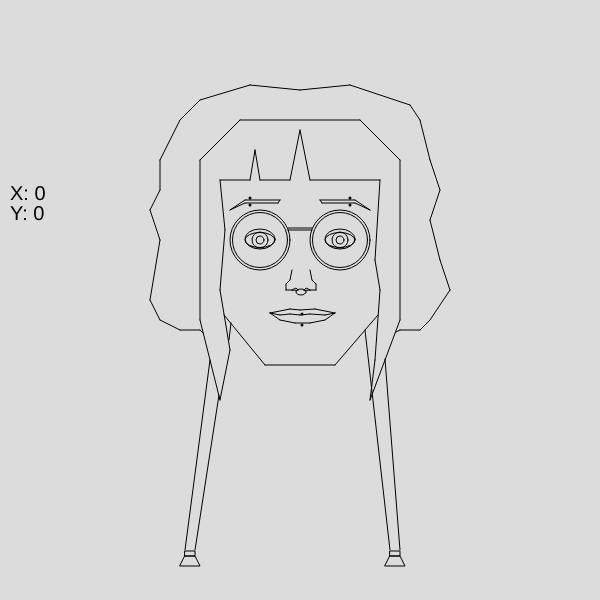
Frame 1 (no input)
Frame 60 (no input): identical to frame 1, image omitted
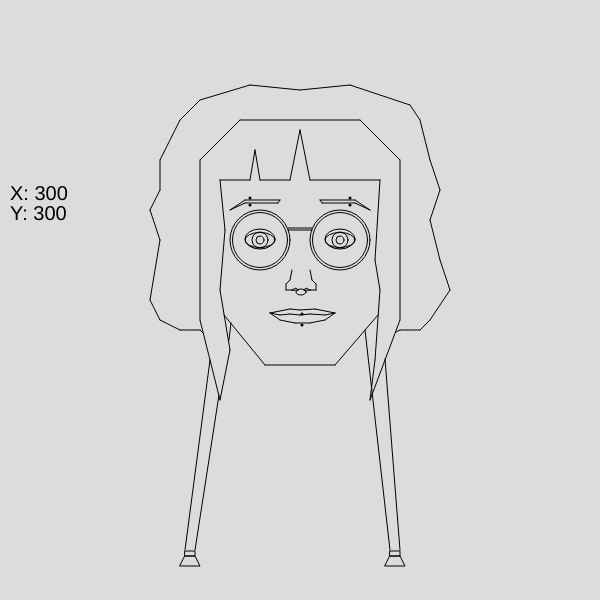
Frame 120 (the mouse pressed at the canvas centre since frame 60)

The p5.js sketch that drew these frames (run headless with seeded random() and noise() and a simulated clock; from frame 60 on, the mouse is pressed at the canvas centre):

// p5.js sketch
// ── sketch.js
var x = 100;
var y = 100;

function setup() {
  createCanvas(600,600);
}

function draw() {
  background(220);
  strokeWeight(1);

  //MOUSE COORDS
  fill (0);
  textSize(20);
  text("X: " + mouseX,10,200 );
  text("Y: " + mouseY,10,220 );

  noFill();

  //HAIR BACK LEFT  
  line(300,90,250,85);
  line(250,85,200,100);
  line(200,100,180,120);
  line(180,120,160,160);
  line(160,160,160,190);
  line(160,190,150,210);
  line(150,210,160,240);
  line(160,240,150,300);
  line(150,300,160,320);
  line(160,320,180,330);
  line(180,330,200,330);
  line(200,330,203,333);


  //HAIR BACK RIGHT  
  line(300,90,350,85);
  line(350,85,410,105);
  line(410,105,420,120);
  line(420,120,430,160);
  line(430,160,440,190);
  line(440,190,430,220);
  line(430,220,440,260);
  line(440,260,450,290);
  line(450,290,430,320);
  line(430,320,420,330);
  line(420,330,400,330);
  line(400,330,396,332);

  //BRAIDS
  line(365,330,390,550);
  line(385,359,400,550);

  line(219,395,195,550);
  line(210,360,185,550);

  line(231,323,229,340)

  rect(185,551,10,5);
  rect(390,551,10,5);

  quad(185,556,195,556,200,566,180,566);
  quad(390,556,400,556,405,566,385,566);


  //HEAD
  line(240, 120, 360, 120);
  line(200, 160, 200, 320);

  line(400, 160, 400, 320);
  line(265, 365, 335, 365);

  line(240,120,200,160);
  line(360,120,400,160);

  line(224,315,265,365)
  line(335,365,378,315)

  //line(230,350,265,370)
  //line(335,370,376,342)

  //NOSE
  line(310,270,312,280);
  line(312,280,316,284);
  line(316,284,316,290);
  line(316,290,310,290);

  line(292,270,290,280);
  line(290,280,286,284);
  line(286,284,286,290);
  line(286,290,292,290);

  triangle(292,290,296,288,298,290);
  triangle(310,290,306,288,304,290);

  // circle(301,291,9)
  ellipse(301,292,10,6)

  

  //GLASSES
  circle (260,240,60);
  circle (340,240,60);
  circle (260,240,55);
  circle (340,240,55);

  line(288,230,312,230);
  line(288,228,312,228);
 

  //EYES
  ellipse(260,240,30,15);
  ellipse(340,240,30,15);
  ellipse(260,239,30,20);
  ellipse(340,239,30,20);

  circle(260,240,16);
  circle(340,240,16);
  circle(260,240,8);
  circle(340,240,8);
  

 

  //MOUTH

  line(300,315,310,314);
  line(310,314,325,315);
  line(325,315,335,313);
  line(335,313,325,320);
  line(325,320,310,323);

  line(300,315,290,314);
  line(290,314,280,315);
  line(280,315,270,313);
  line(270,313,280,320);
  line(280,320,295,323);
  line(295,323,310,323);

  line(300,310,290,309);
  line(290,309,270,313);

  line(300,310,315,309);
  line(315,309,335,313);
 



  //EYEBROWS
  line(320,200,355,200);
  line(355,200,370,210);
  line(370,210,355,203);
  line(355,203,322,203);
  line(322,203,320,200);

  line(280,200,245,200);
  line(245,200,230,210);
  line(230,210,245,203);
  line(245,203,278,203);
  line(278,203,280,200);

  
  

  //HAIR FRONT
  //bangs
  line(220,180,250,180);
  line(250,180,255,150);
  line(255,150,260,180);
  line(260,180,290,180);
  line(290,180,300,130);
  line(300,130,310,180);
  line(310,180,380,180);
  //frame left
  line(220,180,225,230);
  line(225,230,220,290);
  line(220,290,230,350);
  line(230,350,220,400);
  line(220,400,200,320);
  //frame right
  line(380,180,375,260);
  line(375,260,380,290);
  line(380,290,375,360);
  line(375,360,370,400);
  line(370,400,400,320);


  //PIERCINGS

  strokeWeight(3);

  point (350,198);
  point (350,205);

  point (250,198);
  point (250,205);

  point(302,314);
  point(302,325);

}

// ── selfportrait.html
<html>
  <head>
    <title>First p5.js Page</title>
    <!--<script src="https://cdnjs.cloudflare.com/ajax/libs/p5.js/1.1.9/p5.min.js"></script>-->
    <script src ="./p5.min.js"></script>
    <script src="sketch.js"></script>
  </head>
  <body>
  </body>
</html>
